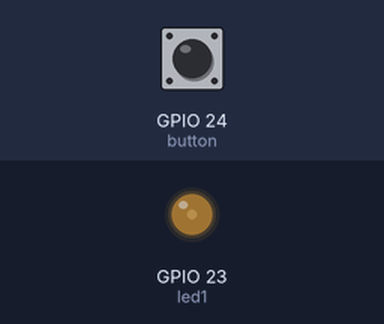
This program was run on a simulated Raspberry Pi (BCM pin numbers). Parts: output pins drawn as LEDs (lit = HIGH). The test bench sets the inputs (shaded band); at power-on: GPIO 24 (button) LOW. At 1.5 s the program stops and its outputs stay as they are.

Above: at 0.1 s.
At 1.2 s:
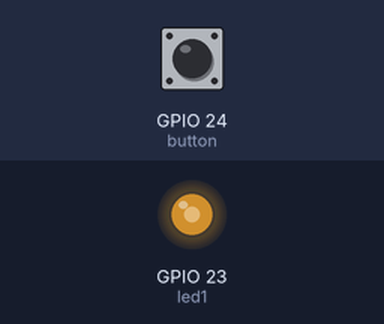
1.3 s: GPIO 24 (button) pulled HIGH for 0.6 s
At 2.4 s:
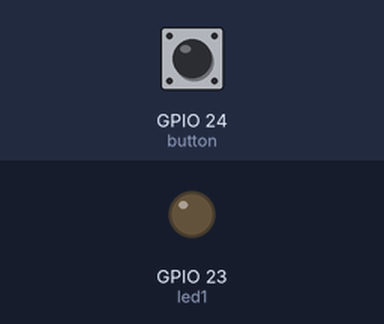
Timing chart, 0 to 3.0 s (numbered marks = the images above; inputs shaded):
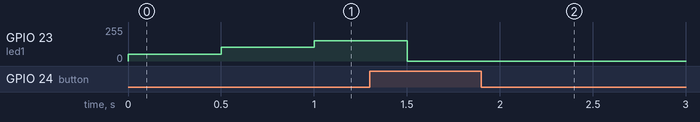

The program:

test1-4-b.py
```python
from gpiozero import PWMLED
from time import sleep
from gpiozero import Button

button = Button(24,pull_up=False)

led1 = PWMLED(23)

led1.value = 0

while True:

    if button.is_pressed:
        break
    led1.value += 0.2
    sleep(0.5)
    if led1.value==1:
        led1.value=0
```
